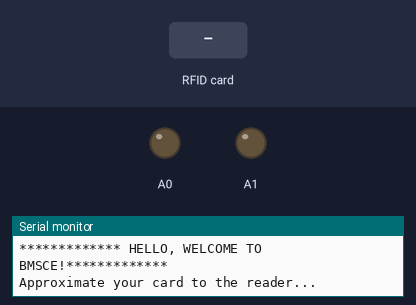
A sketch run on a simulated Arduino Uno, built with avr-gcc and run on an emulated ATmega328P. Shown: output pins drawn as LEDs (lit = HIGH), the last lines printed to the serial monitor. The test bench sets the inputs (shaded band). Pins used as bus, display or sensor lines are not drawn.

Above: at 1.2 s.
1.3 s: RFID card 64 AC 6D 1A held to the reader
At 2.0 s:
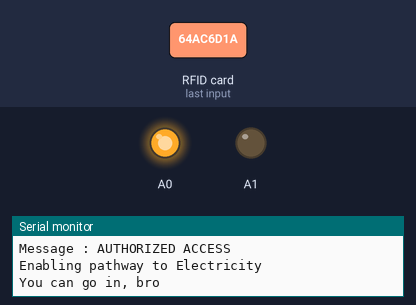
2.8 s: RFID card 64 AC 6D 1A held to the reader
At 4.0 s:
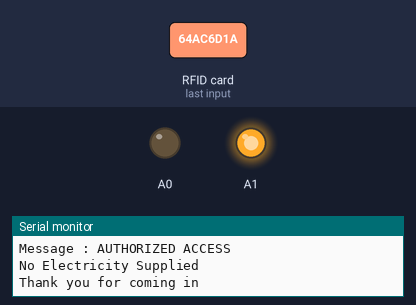
Timing chart, 0 to 5.8 s (numbered marks = the images above; inputs shaded):
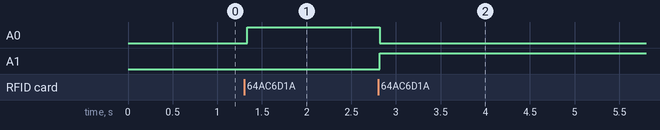

The sketch:

rfid.ino
```cpp
#include <SPI.h>
#include <MFRC522.h>

#define SS_PIN 10
#define RST_PIN 9
MFRC522 mfrc522(SS_PIN, RST_PIN);   // Create MFRC522 instance.
int htci=0;
void setup()
{
  Serial.begin(9600);   // Initiate a serial communication
  SPI.begin();      // Initiate  SPI bus
  mfrc522.PCD_Init();   // Initiate MFRC522
  pinMode(A0,OUTPUT);
  pinMode(A1,OUTPUT);
  Serial.println("************* HELLO, WELCOME TO BMSCE!*************");
  Serial.println("Approximate your card to the reader...");
  Serial.println();

}


void loop()
{
  // Look for new cards
  if ( ! mfrc522.PICC_IsNewCardPresent())
  {
    return;
  }
  // Select one of the cards
  if ( ! mfrc522.PICC_ReadCardSerial())
  {
    return;
  }
  //Show UID on serial monitor
  Serial.print("UID tag :");
  String content= "";
  byte letter;
  for (byte i = 0; i < mfrc522.uid.size; i++)
  {
     Serial.print(mfrc522.uid.uidByte[i] < 0x10 ? " 0" : " ");
     Serial.print(mfrc522.uid.uidByte[i], HEX);
     content.concat(String(mfrc522.uid.uidByte[i] < 0x10 ? " 0" : " "));
     content.concat(String(mfrc522.uid.uidByte[i], HEX));
  }
  Serial.println();
  Serial.print("Message : ");
  content.toUpperCase();
  if (content.substring(1) == "64 AC 6D 1A") //change here the UID of the card/cards that you want to give access
  {

    Serial.println("AUTHORIZED ACCESS");
    if(htci==0)
    {
    Serial.println("Enabling pathway to Electricity") ;
    analogWrite(A0,255);
    analogWrite(A1,0);
    Serial.println("You can go in, bro");
    htci=1;

    }
    else if (htci==1)
    {
      Serial.println("No Electricity Supplied") ;
    analogWrite(A0,0);
    analogWrite(A1,255);
    Serial.println("Thank you for coming in");
    //delay(1000);
    htci=0;
    }
  }

 else   {
    Serial.println("ACCESS DENIED");
    Serial.println("TRY AGAIN");
    //delay(3000);
    mfrc522.PCD_Init();
    Serial.println("Approximate your card to the reader...");
    Serial.println();
  }
  delay(1000);
}
```

Measured:
- after the input at 1.3 s, A0: LOW → HIGH at once
- after the input at 2.8 s, A0: HIGH → LOW at once; A1: LOW → HIGH at once
